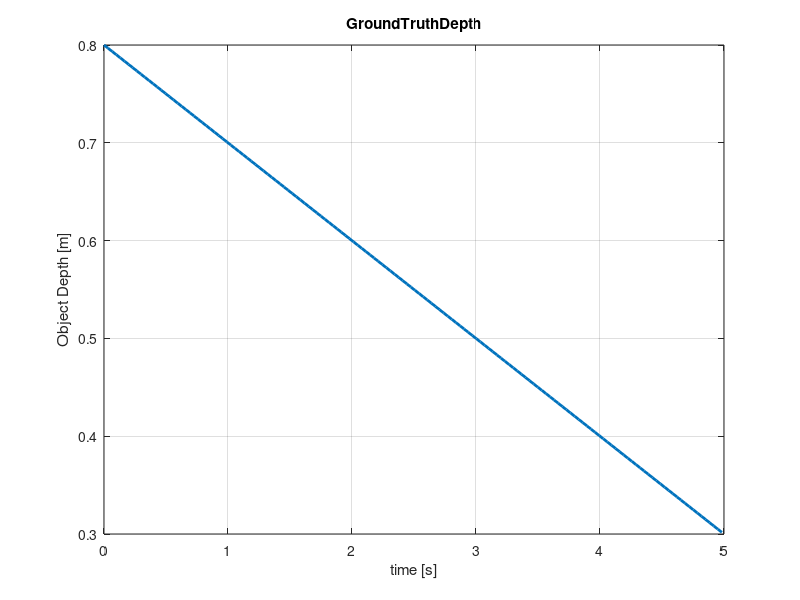
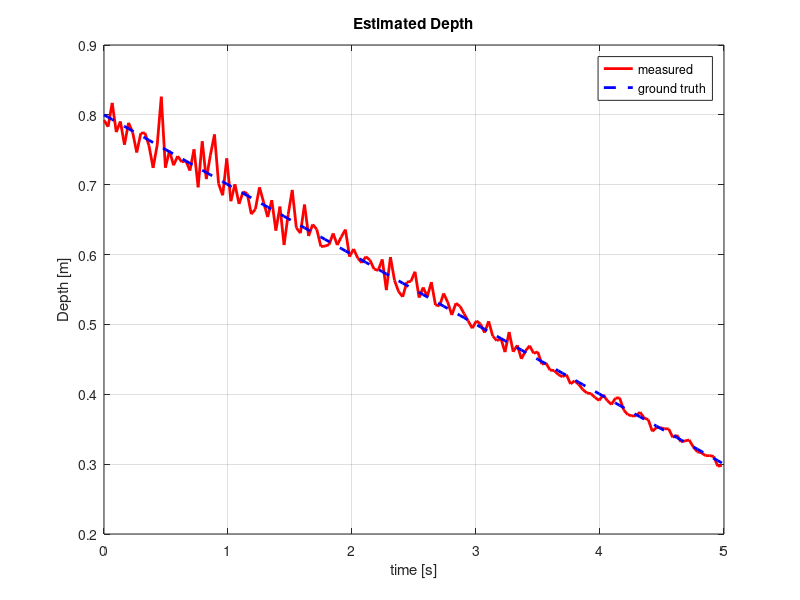
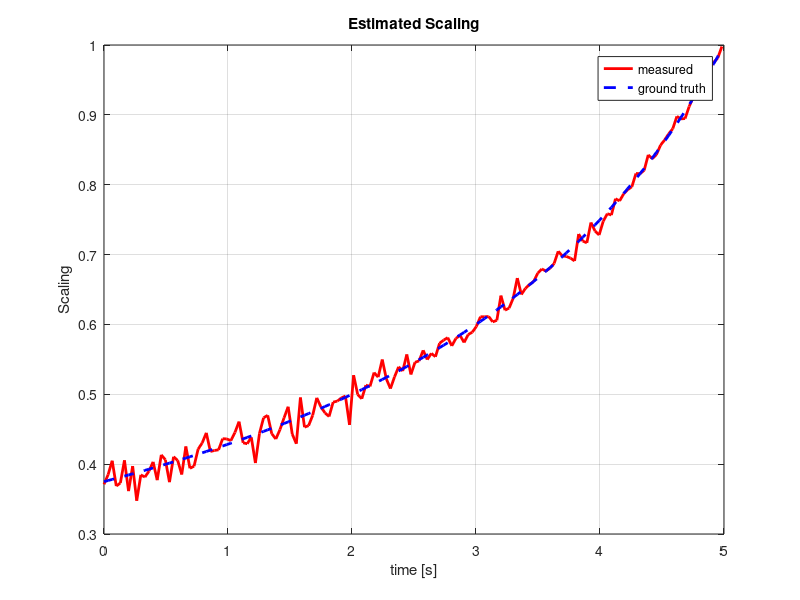
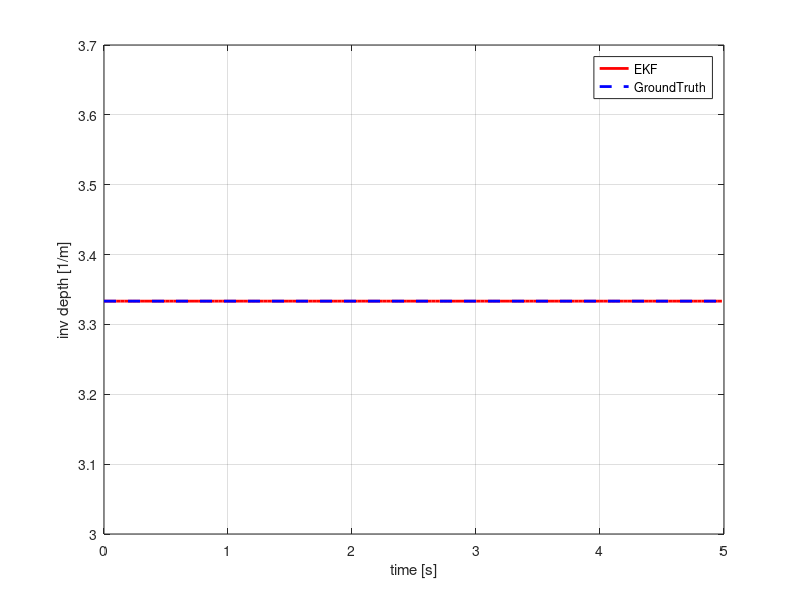

Source code (MATLAB) for these figures, in order:

clear all
close all

set(0, 'DefaultLineLineWidth', 2) 

%% config
%true depth
% sampling time 
ST = 0.033 %33ms
END = 5.0 % 5sec simulation
STEREO_NOISE_S = 1; % 1px sigma for stereo disparity noise
MONO_NOISE_S = 1; % 1?? sigma for monocular distance estimation noise

%% make ground truth data 
t = (0:ST:END).'; %time 
len = size(t,1);
freq =0.4;
Z = 0.3 + 0.1*sin(2*pi*freq*t);% 300mm +- 100mm
VZ = 2*pi*freq*0.1*cos(2*pi*freq*t);
Z = 0.8 - 0.1*t;% 300mm +- 100mm
VZ = -0.1+0*t;

%% Noisy Observation 
BF = 0.065*400; % base line * focal length
StereoNoise = STEREO_NOISE_S * randn(length(t),1);
Disp = BF./Z + StereoNoise;


mDisp = Disp;
INFF = 1000000000;
mDisp(mDisp>BF/0.275) = INFF;

figure(1);
plot(t,Z)
title('GroundTruthDepth')
xlabel('time [s]')
ylabel('Object Depth [m]')
grid on;
figure(2)
plot(t,BF./mDisp,'r',t,Z,'b--')
title('Estimated Depth')
xlabel('time [s]')
ylabel('Depth [m]')
legend('measured','ground truth')
grid on;

%% Noisy Monocluar Obserbation
Z0 = 0.3 % the real distance template is taken
IMG_SIZE = 600/2% 300 times 300 pix template
MonoNoise = MONO_NOISE_S*randn(length(t),1); % sigma = 1px image noise 
Snoise = 2./(Z0./Z * IMG_SIZE).* MonoNoise;
Scale = Z0./Z + Snoise;

figure(3);
plot(t,Scale,'r',t,Z0./Z,'b--')
title('Estimated Scaling')
xlabel('time [s]')
ylabel('Scaling')
legend('measured','ground truth')
grid on;

%% system matrix
A = [ 1,0,0;0,1,ST;0,0,1];
B = [0; ST^2/2; ST];
Q = B*B.';
% Measurment Covariance
R1 = STEREO_NOISE_S;
R2 = 5;

%% init
Pinit = diag([100,100,100]);
lam0 = 1/Z0;
Xinit = [lam0 Z(1) VZ(1)];

P = zeros(3,3,length(t));
X = zeros(3,length(t));
KG = zeros(3,2,length(t));
P(:,:,1) = Pinit;
X(:,1) = Xinit;


%%
BF_ = BF;
for i=2:length(t)
    % Estimate
    Xhat = A * X(:,i-1);
    Phat = A*P(:,:,i-1)*A.' + Q;

    
    
    
    % Switch value
    if mDisp(i)== INFF
        R1_ = INFF*INFF; mD=0;
    else
        R1_ = R1; mD = mDisp(i);        
    end
    H1 = [0 -BF_/Xhat(2)/Xhat(2) 0];
    %H1 = [0 -mD/Xhat(2) 0];
    %H1 = [0 -mD^2/BF_ 0];

    H2 = [Xhat(2) Xhat(1) 0];
    
    % KF gain
    Kgain = Phat * H1.' / (H1*Phat*H1.'+R1_);
    % update
    Xnew =  Xhat + Kgain*(mDisp(i) - BF_/Xhat(2));
    Pnew = (eye(3) - Kgain*H1)*Phat ;

    
    X(:,i) = Xnew;
    P(:,:,i) = Pnew;
    KG(:,1,i)=Kgain;
    %KG(:,2,i)=Kgain2;
end


%% figure
figure(4)
plot(t,X(1,:).','r',[t(1) t(len)],[1/Z0 1/Z0],'b--')
xlabel('time [s]')
ylabel('inv depth [1/m]')
grid on
legend('EKF','GroundTruth');

figure(5)
plot(t,X(2,:).','r',t,BF./mDisp,'b--',t,Z,'g-.')
xlabel('time [s]')
ylabel('depth [m]')
grid on
legend('EKF','Stereo Only','Ground Truth');


EZ=BF./mDisp;
EVZ = (EZ(2:len) - EZ(1:len-1) )/ST;
figure(6)
plot(t,X(3,:).','r',t(1:len-1),EVZ,'b--',t,VZ,'g-.')
xlabel('time [s]')
ylabel('speed of depth [m/s]')
grid on
legend('EKF','Stereo Only','Ground Truth');

%%
figure(7)
title('KalmanGain')
plot(t,squeeze(KG(:,1,:)),'-',t,squeeze(KG(:,2,:)),'--')
xlabel('time [s]')
ylabel('speed of depth [m/s]')
grid on

figure(8)
title('Cov')
plot(t,squeeze(P(1,1,:)),'-',t,squeeze(P(2,2,:)),'--',t,squeeze(P(3,3,:)),'-.')
xlabel('time [s]')
ylabel('Covariance')
grid on
